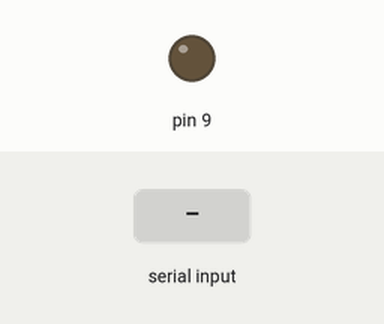
The sketch below on a simulated Arduino Uno, built with avr-gcc and run on an emulated ATmega328P. Parts: output pins drawn as LEDs (lit = HIGH). Inputs (shaded band) come from the test bench.

Above: at 1.2 s.
1.3 s: "90,45\n" received over Serial
At 2.1 s:
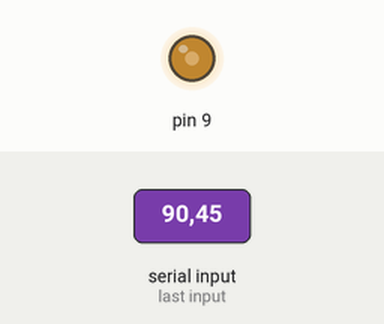
3.8 s: "5\n" received over Serial
At 4.6 s:
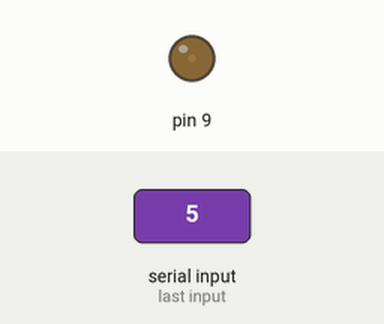
Timing chart, 0 to 6.8 s (numbered marks = the images above; inputs shaded):
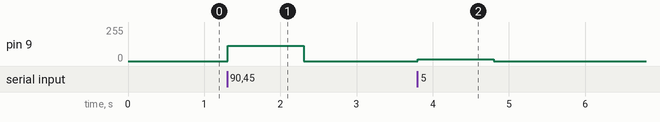

Measured:
- after the input at 1.3 s, pin 9: 0/255 → 115/255 at once, → 0/255 1.0 s later
- after the input at 3.8 s, pin 9: 0/255 → 12/255 at once, → 0/255 1.0 s later

The sketch:

TASCA4.ino
```cpp
#include <TimerOne.h>
int input; // Declara una variable entera pel valor de cicle de treball desitjat introduit al monitor serie

void setup()
{
  Serial.begin(9600); // Obre un port serial i estableix la data rate a 9600 bits per segon bps
  Timer1.initialize(2000); // Indicar al temporitzador el periode de mostreig expressat en microsegons 500Hz son 2000 microsegons
  Timer1.pwm (9, 0); // Comanda per variar la velocitat del motor pin del motor, cicle inicial. El cicle inicial 0 indica que el motor sinicia aturat.
}

void loop()
{
  if (Serial.available () > 0)
  {
    input = Serial.parseInt(); // Llegeix el valor dentrada del monitor serie i el guarda a la variable input
    Timer1.setPwmDuty (9, 10.23*input); // Canvia el cicle de treball del motor segons el valor entrat al monitor serie
  }
}
```
